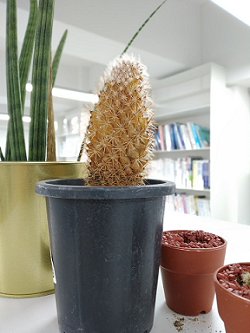
#> input picture dataset/cactus.png, 250 x 333 px, given in place of the camera
$ jupyter execute --allow-errors 'py_opencv2_(1).ipynb'   (text cells are left out)
#> lines starting #> are read from the running program, lines starting #| are printed output that depends on the picture; pictures that were not available may be replaced by others from this repository, and a replacement may not be noted
[cell 1]
import cv2

capture = cv2.VideoCapture(0)              #(카메라의 장치 번호 : n) 내장 or 외장 카메라에서 영상을 받아온다.
capture.set(cv2.CAP_PROP_FRAME_WIDTH, 640) # frame 너비, 높이 등 속성 설정,
capture.set(cv2.CAP_PROP_FRAME_HEIGHT, 480)

while True :                            # 영상의 출력 반복
    ret, frame = capture.read()           #카메라의 상태 및 프레임을 받아옴
#> frame is the input picture: shape (333, 250, 3); mean B, G, R 138.3, 149.3, 153.8
    cv2.imshow("videoFrame", frame)       #ret에 카메라의 상태 저장 & frame에 현재 프레임 저장 #윈도우에 이미지를 띄운다
    if cv2.waitKey(1) == ord('q') :break        #(time)마다 이미지를 띄운다 #q를 누르면 종료한다
#> (key q is pressed here)

#> (the rest of this cell did not finish here and is left out)

[cell 2]
""" IMAGE 불러오기 """
import cv2

image = cv2.imread("lunar.jpg", cv2.IMREAD_ANYCOLOR)
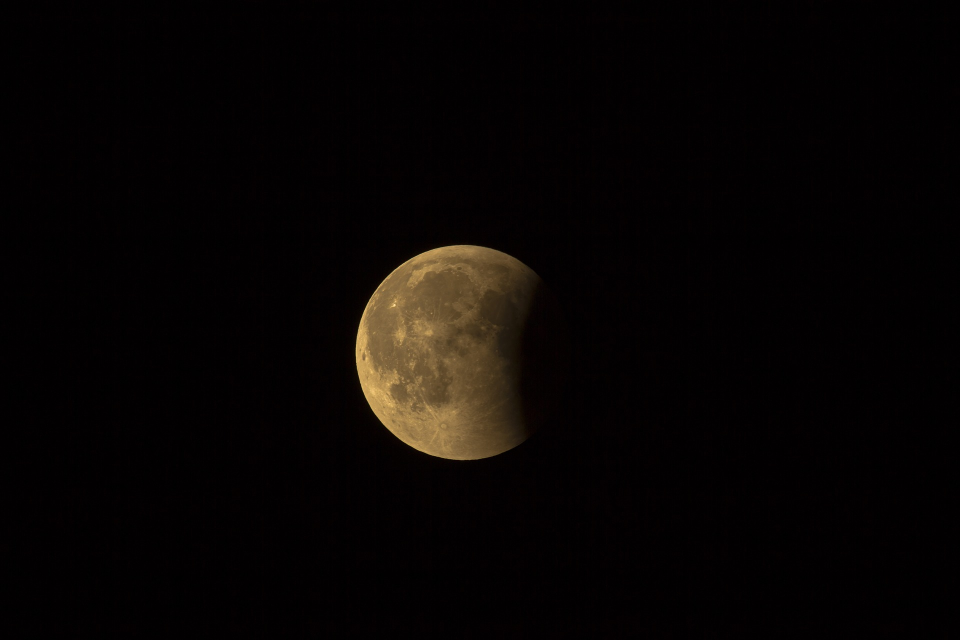
#> input picture opencv2/lunar.jpg, 1920 x 1280 px (shown at 1/2 size)
#> image is the input picture: shape (1280, 1920, 3); mean B, G, R 3.6, 4.8, 7.9

"""
cv2.IMREAD_UNCHANGED : 원본 사용
cv2.IMREAD_GRAYSCALE : 1 채널, 그레이스케일 적용
cv2.IMREAD_COLOR : 3 채널, BGR 이미지 사용
cv2.IMREAD_ANYDEPTH : 이미지에 따라 정밀도를 16/32비트 또는 8비트로 사용
cv2.IMREAD_ANYCOLOR : 가능한 3 채널, 색상 이미지로 사용
cv2.IMREAD_REDUCED_GRAYSCALE_2 : 1 채널, 1/2 크기, 그레이스케일 적용
cv2.IMREAD_REDUCED_GRAYSCALE_4 : 1 채널, 1/4 크기, 그레이스케일 적용
cv2.IMREAD_REDUCED_GRAYSCALE_8 : 1 채널, 1/8 크기, 그레이스케일 적용
cv2.IMREAD_REDUCED_COLOR_2 : 3 채널, 1/2 크기, BGR 이미지 사용
cv2.IMREAD_REDUCED_COLOR_4 : 3 채널, 1/4 크기, BGR 이미지 사용
cv2.IMREAD_REDUCED_COLOR_8 : 3 채널, 1/8 크기, BGR 이미지 사용

"""
height, width, channel = image.shape
#> height = 1280; width = 1920; channel = 3
print(height, width, channel)
#| 1280 1920 3
"""
크기 : 이미지의 높이와 너비
정밀도 : 이미지의 처리 결과의 정밀성 #이미지의 유효 비트가 많을수록 더 정밀해진다.
채널 : 이미지의 색상 정보를 의미 #채널이 3일경우, 다색이미지다. 채널이1이면 단색이다

"""

cv2.imshow("Moon", image)
cv2.waitKey(0) #0일경우 지속적으로 검사하여 해당 구문을 넘어가지 않습니다.
cv2.destroyAllWindows()

[cell 3]
""" VIDEO 불러오기 """

import cv2

capture = cv2.VideoCapture("star.mp4")

#> (the rest of this cell did not finish here and is left out)

[cell 4]
""" 5강 대칭 """
import cv2

src = cv2.imread("glass.jpg", cv2.IMREAD_COLOR)
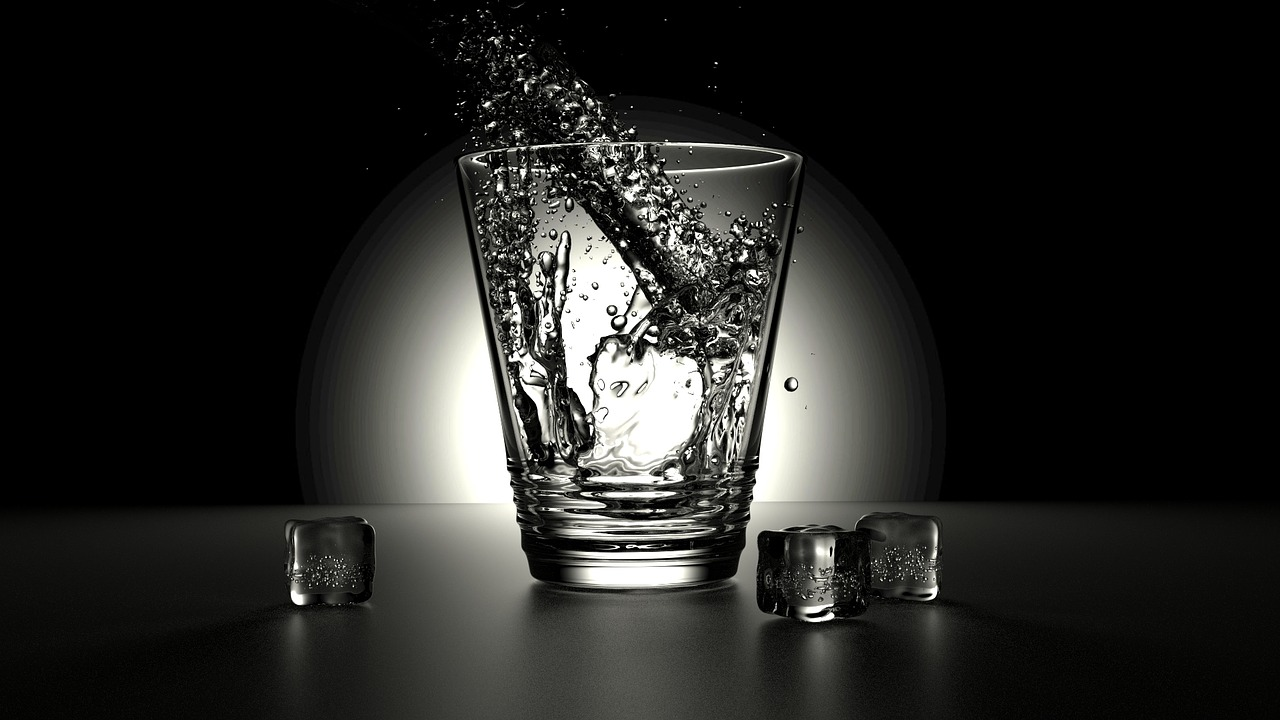
#> input picture opencv2/glass.jpg, 1280 x 720 px
#> src is the input picture: shape (720, 1280, 3); mean B, G, R 35.2, 37.3, 37.1
dst = cv2.flip(src, 0) #결과 이미지로 dst를 지정하고, 대칭합수를 적용 0 상하 1 좌우 : 0보다 낮은값 상하, 1보다 높은 값 좌우
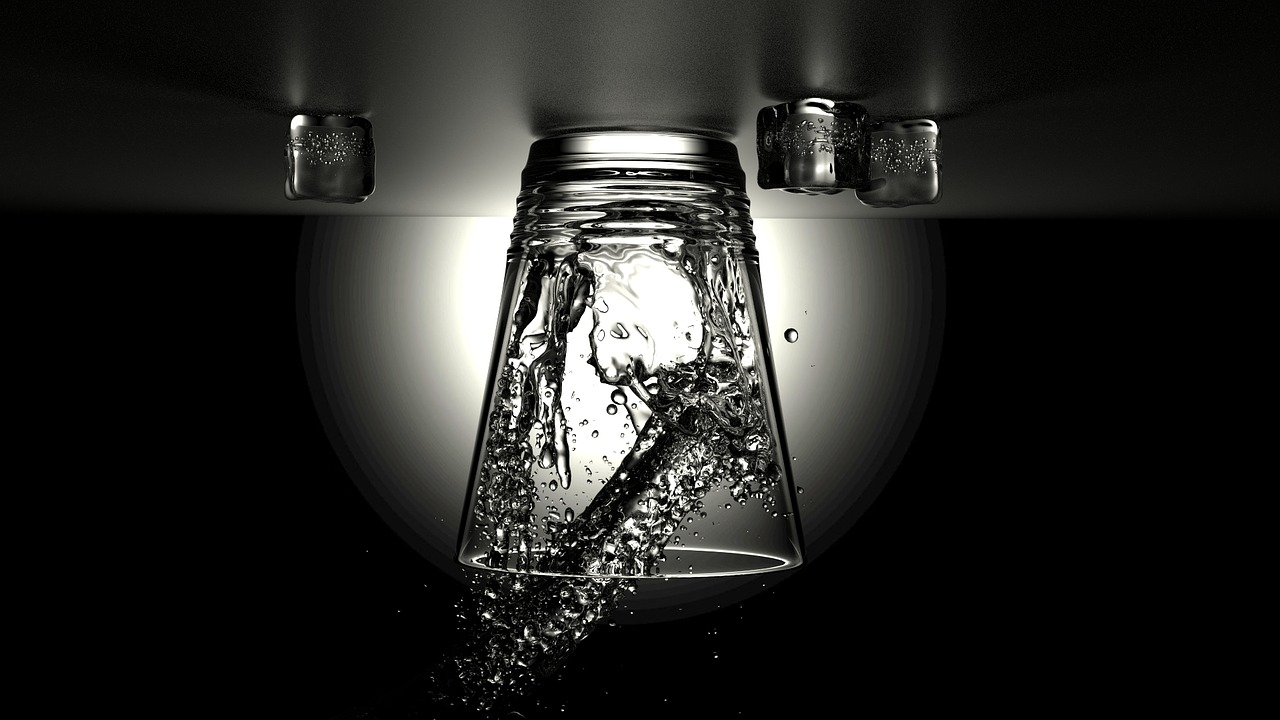
#> dst: shape (720, 1280, 3); mean B, G, R 35.2, 37.3, 37.1

cv2.imshow("src", src)
cv2.imshow("dst", dst)
cv2.waitKey(0)
cv2.destroyAllWindows()

[cell 5]
""" 6강 회전 """
import cv2

src = cv2.imread("ara.jpg", cv2.IMREAD_COLOR)
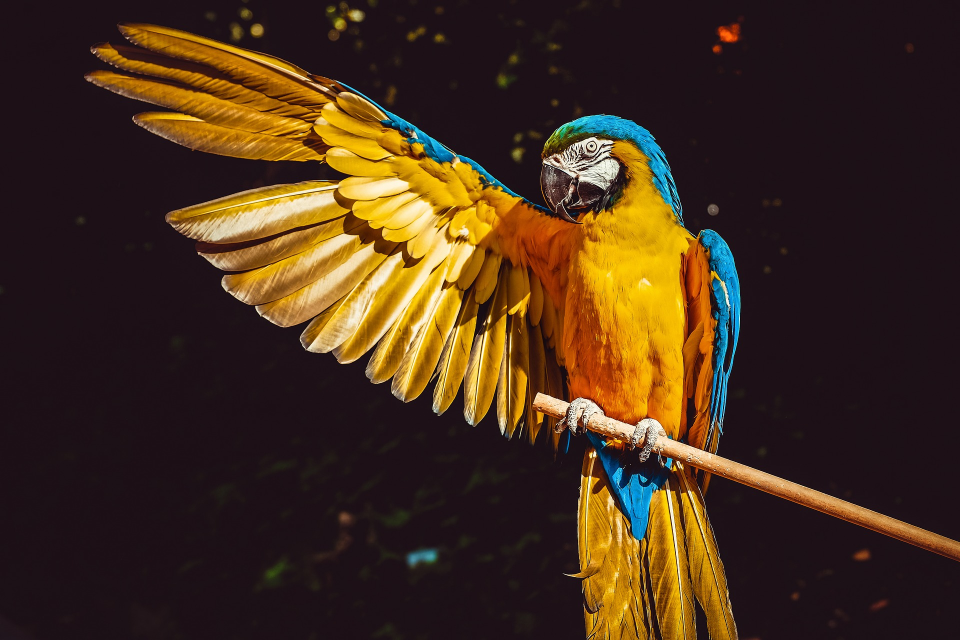
#> input picture opencv2/ara.jpg, 1920 x 1280 px (shown at 1/2 size)
#> src is the input picture: shape (1280, 1920, 3); mean B, G, R 28.2, 47.3, 69.5

height, width, channel = src.shape
matrix = cv2.getRotationMatrix2D((width/2, height/2), 90, 1)
#matrix에 회전 배열생성
#중심점 X좌표, 중심점 Y좌표, 각도, 스케일(확대 비율)
dst = cv2.warpAffine(src, matrix, (width, height))
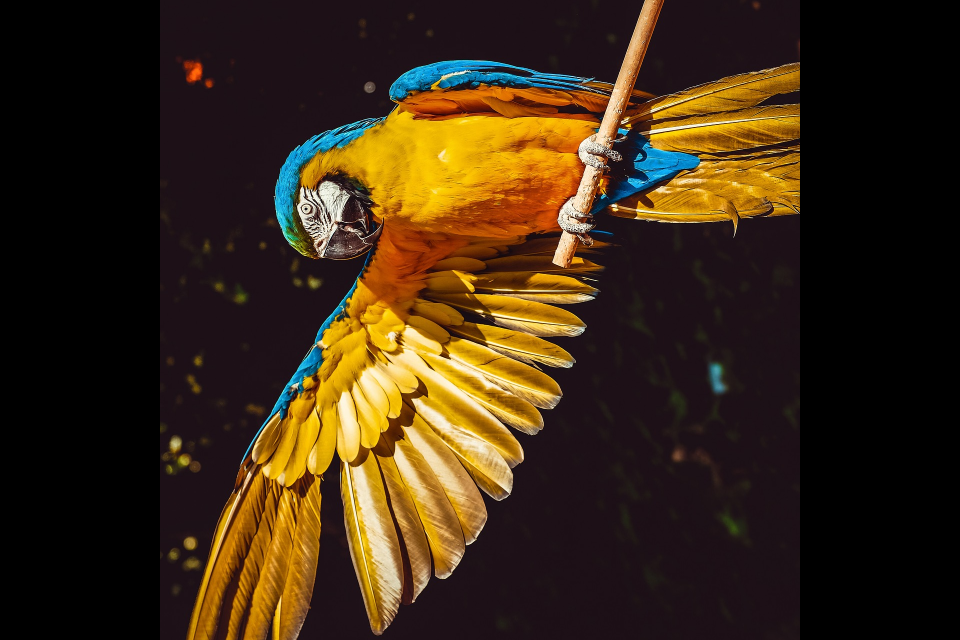
#> dst: shape (1280, 1920, 3) (shown at 1/2 size); mean B, G, R 20.5, 41, 58.5

cv2.imshow("src", src)
cv2.imshow("dst", dst)
cv2.waitKey(0)
cv2.destroyAllWindows()
